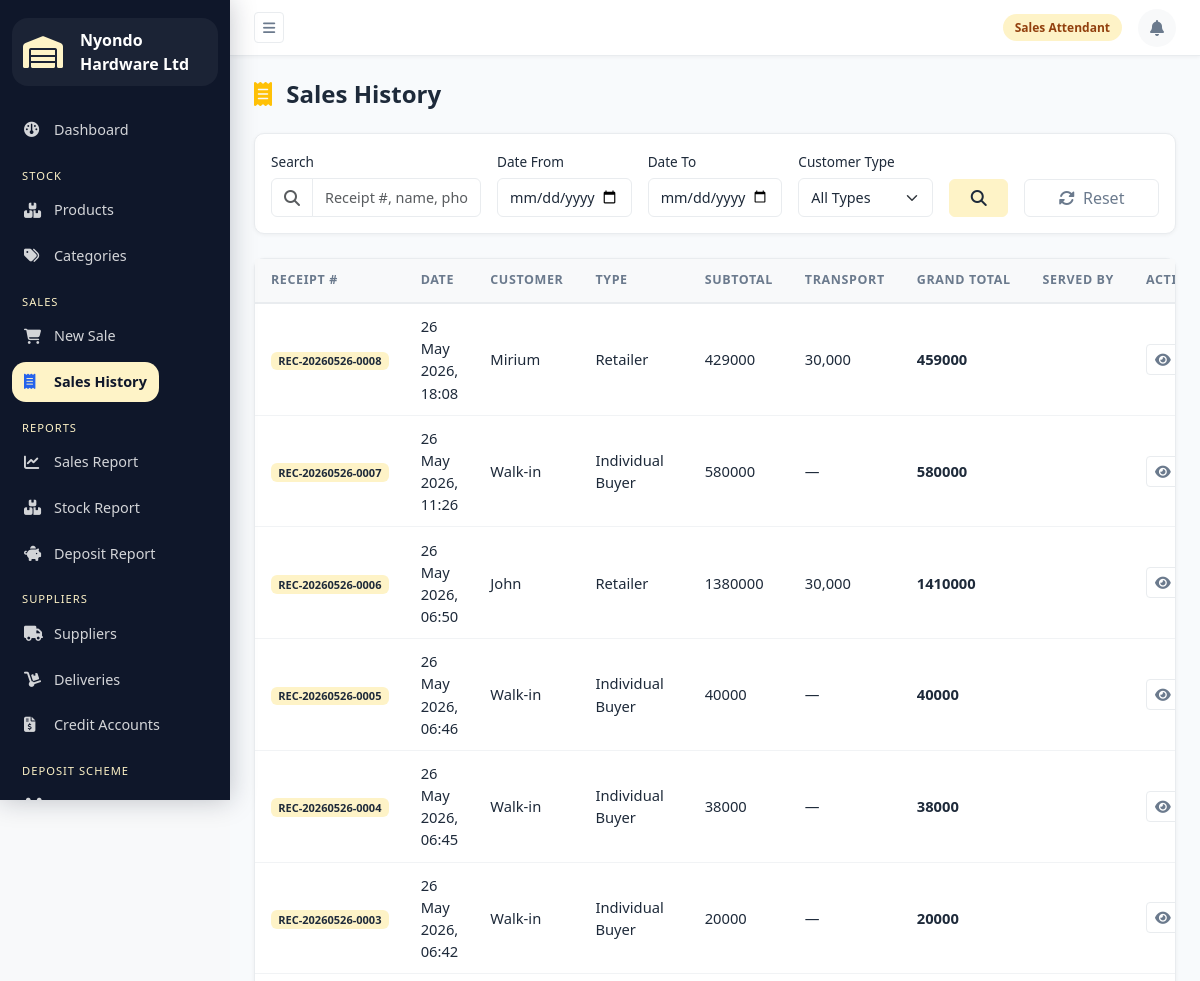
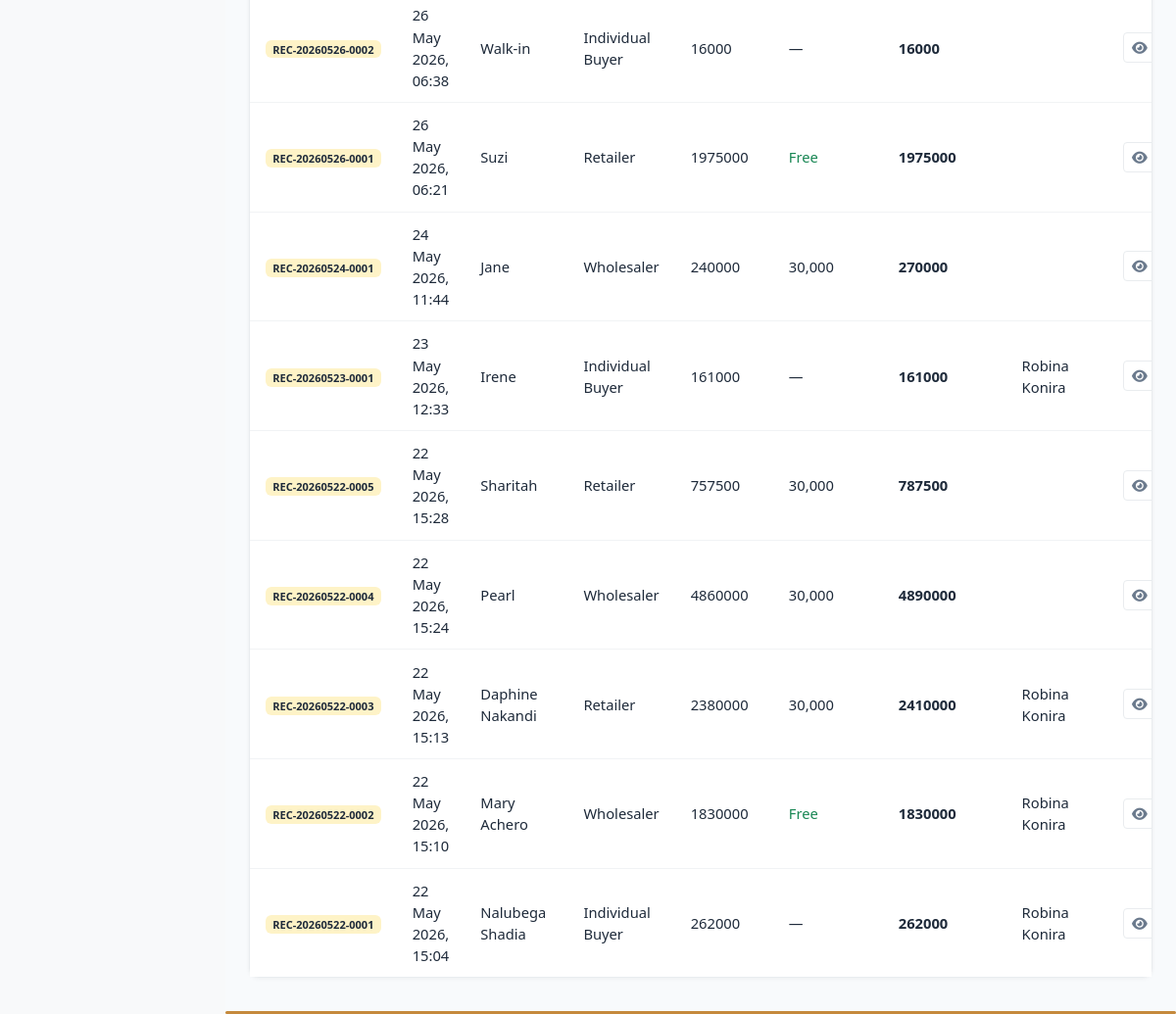
Page /sales/ (signed in) on the committed database (2 pictures, top to bottom).
### accounts/models.py (models this page shows, shortened)
class UserProfile(models.Model):
    ROLE_CHOICES = [
        ('sales_attendant', 'Sales Attendant'),
        ('store_manager', 'Store Manager'),
        ('admin', 'Accounts / Admin'),
    ]
    user = models.OneToOneField(User, on_delete=models.CASCADE, related_name='profile')
    role = models.CharField(max_length=20, choices=ROLE_CHOICES)
    phone = models.CharField(max_length=15)

### sales/models.py (models this page shows, shortened)
class Sale(models.Model):
    CUSTOMER_TYPE_CHOICES = [
        ('wholesaler', 'Wholesaler'),
        ('retailer', 'Retailer'),
        ('individual', 'Individual Buyer'),
    ]
    TRANSPORT_CHOICES = [
        ('free', 'Free (within 10km, ≥500,000 UGX)'),
        ('charged', 'Charged (+30,000 UGX)'),
        ('none', 'No delivery'),
    ]
    receipt_number = models.CharField(max_length=20, unique=True, editable=False)
    served_by = models.ForeignKey(User, on_delete=models.SET_NULL, null=True)
    customer_name = models.CharField(max_length=200, blank=True)
    customer_phone = models.CharField(max_length=15, blank=True)
    customer_type = models.CharField(max_length=15, choices=CUSTOMER_TYPE_CHOICES, default='individual')
    delivery_requested = models.BooleanField(default=False)
    within_10km = models.BooleanField(default=False)
    transport_charge = models.DecimalField(max_digits=10, decimal_places=2, default=0)
    transport_status = models.CharField(max_length=10, choices=TRANSPORT_CHOICES, default='none')
    subtotal = models.DecimalField(max_digits=14, decimal_places=2, default=0)
    grand_total = models.DecimalField(max_digits=14, decimal_places=2, default=0)
    sale_date = models.DateTimeField(auto_now_add=True)
    notes = models.TextField(blank=True)

### sales/views.py (the view)
# urls.py: path('', views.sales_list, name='sales_list'),
@login_required
@login_required
def sales_list(request):
    search = request.GET.get('search', '')
    date_from = request.GET.get('date_from', '')
    date_to = request.GET.get('date_to', '')
    customer_type = request.GET.get('customer_type', '')
    sales = Sale.objects.select_related('served_by').order_by('-sale_date')
    if search:
        sales = sales.filter(
            models.Q(receipt_number__icontains=search) |
            models.Q(customer_name__icontains=search) |
            models.Q(customer_phone__icontains=search)
        )
    if date_from:
        sales = sales.filter(sale_date__date__gte=date_from)
    if date_to:
        sales = sales.filter(sale_date__date__lte=date_to)
    if customer_type:
        sales = sales.filter(customer_type=customer_type)
    from django.core.paginator import Paginator
    paginator = Paginator(sales, 15)
    page_number = request.GET.get('page')
    page_obj = paginator.get_page(page_number)
    return render(request, 'sales/sales_list.html', {
        'sales': page_obj,
        'page_obj': page_obj,
        'search': search,
        'date_from': date_from,
        'date_to': date_to,
        'customer_type': customer_type,
        'customer_type_choices': Sale.CUSTOMER_TYPE_CHOICES,
        'total_count': sales.count(),
    })

### templates/sales/sales_list.html (shortened to what this page needs)
{% extends 'base.html' %}
{% block content %}
<h4 class="fw-bold mb-4">
    <i class="fa-solid fa-receipt me-2 text-warning"></i> Sales History
</h4>
<div class="card mb-4">
    <div class="card-body">
        <form method="get" class="row g-3 align-items-end">
            <div class="col-md-3">
                <label class="form-label">Search</label>
                <div class="input-group">
                    <span class="input-group-text bg-white">
                        <i class="fa-solid fa-magnifying-glass text-muted"></i>
                    </span>
                    <input type="text" name="search"
                           value="{{ search }}"
                           class="form-control"
                           placeholder="Receipt #, name, phone...">
                </div>
            </div>
            <div class="col-md-2">
                <label class="form-label">Date From</label>
                <input type="date" name="date_from"
                       value="{{ date_from }}"
                       class="form-control">
            </div>
            <div class="col-md-2">
                <label class="form-label">Date To</label>
                <input type="date" name="date_to"
                       value="{{ date_to }}"
                       class="form-control">
            </div>
            <div class="col-md-2">
                <label class="form-label">Customer Type</label>
                <select name="customer_type" class="form-select">
                    <option value="">All Types</option>
                </select>
            </div>
            <div class="col-md-1">
                <button type="submit" class="btn btn-primary w-100">
                    <i class="fa-solid fa-magnifying-glass"></i>
                </button>
            </div>
            <div class="col-md-2">
                <a href="{% url 'sales_list' %}"
                   class="btn btn-outline-secondary w-100">
                    <i class="fa-solid fa-rotate me-1"></i> Reset
                </a>
            </div>
        </form>
    </div>
</div>
<div class="card">
    <div class="card-body p-0">
        <div class="table-responsive">
            <table class="table table-hover mb-0">
                <thead>
                    <tr>
                        <th>Receipt #</th>
                        <th>Date</th>
                        <th>Customer</th>
                        <th>Type</th>
                        <th>Subtotal</th>
                        <th>Transport</th>
                        <th>Grand Total</th>
                        <th>Served By</th>
                        <th>Action</th>
                    </tr>
                </thead>
                <tbody>
                    {% for sale in sales %}
                    <tr>
                        <td>
                            <span class="badge bg-warning text-dark">
                                {{ sale.receipt_number }}
                            </span>
                        </td>
                        <td>{{ sale.sale_date|date:"d M Y, H:i" }}</td>
                        <td>{{ sale.customer_name|default:"Walk-in" }}</td>
                        <td>{{ sale.get_customer_type_display }}</td>
                        <td>{{ sale.subtotal|floatformat:0 }}</td>
                        <td>
                            {% if sale.transport_status == 'free' %}
                            <span class="text-success">Free</span>
                            {% elif sale.transport_status == 'charged' %}
                            30,000
                            {% else %}—{% endif %}
                        </td>
                        <td><strong>{{ sale.grand_total|floatformat:0 }}</strong></td>
                        <td>{{ sale.served_by.get_full_name }}</td>
                        <td>
                            <a href="{% url 'receipt' sale.pk %}"
                               class="btn btn-sm btn-outline-secondary">
                                <i class="fa-solid fa-eye"></i>
                            </a>
                        </td>
                    </tr>
                    {% endfor %}
                </tbody>
            </table>
        </div>
    </div>
</div>
{% endblock %}

### templates/base.html (shortened to what this page needs)
<!DOCTYPE html>
<html lang="en">
<head>
    {% load static %}
    <link href="https://cdn.jsdelivr.net/npm/bootstrap@5.3.0/dist/css/bootstrap.min.css"
          rel="stylesheet">
    <link href="https://cdnjs.cloudflare.com/ajax/libs/font-awesome/6.4.0/css/all.min.css"
          rel="stylesheet">
    <link href="{% static 'css/main.css' %}"
          rel="stylesheet">
</head>
<body>
{% if request.user.is_authenticated %}
<div class="wrapper">
    <nav id="sidebar">
        <div class="sidebar-header">
            <i class="fa-solid fa-warehouse me-2"></i>
            <span>Nyondo Hardware Ltd</span>
    </div>
        <ul class="sidebar-menu">
            <li>
                <a href="{% url 'dashboard' %}"
                   class="{% if request.resolver_match.url_name == 'dashboard' %}active{% endif %}">
                    <i class="fa-solid fa-gauge"></i>
                    Dashboard
                </a>
            </li>
            <li class="menu-label">Stock</li>
            <li>
                <a href="{% url 'product_list' %}"
                   class="{% if 'product' in request.resolver_match.url_name %}active{% endif %}">
                    <i class="fa-solid fa-boxes-stacked"></i>
                    Products
                </a>
            </li>
            <li>
                <a href="{% url 'category_list' %}"
                   class="{% if 'category' in request.resolver_match.url_name %}active{% endif %}">
                    <i class="fa-solid fa-tags"></i>
                    Categories
                </a>
            </li>
            <li class="menu-label">Sales</li>
            <li>
                <a href="{% url 'cart' %}"
                   class="{% if 'cart' in request.resolver_match.url_name %}active{% endif %}">
                    <i class="fa-solid fa-cart-shopping"></i>
                    New Sale
                </a>
            </li>
            <li>
                <a href="{% url 'sales_list' %}"
                   class="{% if request.resolver_match.url_name == 'sales_list' %}active{% endif %}">
                    <i class="fa-solid fa-receipt"></i>
                    Sales History
                </a>
            </li>
            <li class="menu-label">Reports</li>
            <li>
                <a href="{% url 'sales_report' %}"
                   class="{% if request.resolver_match.url_name == 'sales_report' %}active{% endif %}">
                    <i class="fa-solid fa-chart-line"></i>
                    Sales Report
                </a>
            </li>
            <li>
                <a href="{% url 'stock_report' %}"
                   class="{% if request.resolver_match.url_name == 'stock_report' %}active{% endif %}">
                    <i class="fa-solid fa-boxes-stacked"></i>
                    Stock Report
                </a>
            </li>
            <li>
                <a href="{% url 'deposit_report' %}"
                   class="{% if request.resolver_match.url_name == 'deposit_report' %}active{% endif %}">
                    <i class="fa-solid fa-piggy-bank"></i>
                    Deposit Report
                </a>
            </li>
            <li class="menu-label">Suppliers</li>
            <li>
                <a href="{% url 'supplier_list' %}"
                   class="{% if 'supplier' in request.resolver_match.url_name %}active{% endif %}">
                    <i class="fa-solid fa-truck"></i>
                    Suppliers
                </a>
            </li>
            <li>
                <a href="{% url 'delivery_list' %}"
                   class="{% if 'delivery' in request.resolver_match.url_name %}active{% endif %}">
                    <i class="fa-solid fa-dolly"></i>
                    Deliveries
                </a>
            </li>
            <li>
                <a href="{% url 'credit_list' %}"
                   class="{% if 'credit' in request.resolver_match.url_name %}active{% endif %}">
                    <i class="fa-solid fa-file-invoice-dollar"></i>
                    Credit Accounts
                </a>
            </li>
            <li class="menu-label">Deposit Scheme</li>
            <li>
                <a href="{% url 'customer_list' %}"
                   class="{% if 'customer' in request.resolver_match.url_name %}active{% endif %}">
                    <i class="fa-solid fa-users"></i>
                </a>
            </li>
        </ul>
    </nav>
    <div id="content">
        <nav class="topbar">
            <button id="sidebarToggle"
                    class="btn btn-sm btn-outline-secondary">
                <i class="fa-solid fa-bars"></i>
            </button>
            <div class="topbar-right">
                <span class="badge-role">
                    {{ request.user.profile.get_role_display }}
                </span>
                <div class="notif-wrapper">
                    <a href="{% url 'notification_list' %}"
                       class="notif-bell {% if notif_unread_count > 0 %}has-unread{% endif %}"
                       title="Notifications">
                        <i class="fa-solid fa-bell"></i>
                    </a>
                </div>
            </div>
        </nav>
        <div class="page-content">
            {% block content %}
            {% endblock %}
        </div>
    </div>
</div>
{% endif %}
</body>
</html>

### rows in the picture
Sale: receipt_number "REC-20260526-0008", sale_date "26 May 2026, 18:08", customer_name "Mirium", customer_type "Retailer", subtotal "429000", transport_status "30,000", grand_total "459000"
Sale: receipt_number "REC-20260526-0007", sale_date "26 May 2026, 11:26", customer_name "Walk-in", customer_type "Individual Buyer", subtotal "580000", grand_total "580000"
Sale: receipt_number "REC-20260526-0006", sale_date "26 May 2026, 06:50", customer_name "John", customer_type "Retailer", subtotal "1380000", transport_status "30,000", grand_total "1410000"
Sale: receipt_number "REC-20260526-0005", sale_date "26 May 2026, 06:46", customer_name "Walk-in", customer_type "Individual Buyer", subtotal "40000", grand_total "40000"
Sale: receipt_number "REC-20260526-0004", sale_date "26 May 2026, 06:45", customer_name "Walk-in", customer_type "Individual Buyer", subtotal "38000", grand_total "38000"
Sale: receipt_number "REC-20260526-0003", sale_date "26 May 2026, 06:42", customer_name "Walk-in", customer_type "Individual Buyer", subtotal "20000", grand_total "20000"
Sale: receipt_number "REC-20260526-0002", sale_date "26 May 2026, 06:38", customer_name "Walk-in", customer_type "Individual Buyer", subtotal "16000", grand_total "16000"
Sale: receipt_number "REC-20260526-0001", sale_date "26 May 2026, 06:21", customer_name "Suzi", customer_type "Retailer", subtotal "1975000", transport_status "Free", grand_total "1975000"
Sale: receipt_number "REC-20260524-0001", sale_date "24 May 2026, 11:44", customer_name "Jane", customer_type "Wholesaler", subtotal "240000", transport_status "30,000", grand_total "270000"
Sale: receipt_number "REC-20260523-0001", sale_date "23 May 2026, 12:33", customer_name "Irene", customer_type "Individual Buyer", subtotal "161000", grand_total "161000", served_by.get_full_name "Robina Konira"
Sale: receipt_number "REC-20260522-0005", sale_date "22 May 2026, 15:28", customer_name "Sharitah", customer_type "Retailer", subtotal "757500", transport_status "30,000", grand_total "787500"
Sale: receipt_number "REC-20260522-0004", sale_date "22 May 2026, 15:24", customer_name "Pearl", customer_type "Wholesaler", subtotal "4860000", transport_status "30,000", grand_total "4890000"
Sale: receipt_number "REC-20260522-0003", sale_date "22 May 2026, 15:13", customer_name "Daphine Nakandi", customer_type "Retailer", subtotal "2380000", transport_status "30,000", grand_total "2410000", served_by.get_full_name "Robina Konira"
Sale: receipt_number "REC-20260522-0002", sale_date "22 May 2026, 15:10", customer_name "Mary Achero", customer_type "Wholesaler", subtotal "1830000", transport_status "Free", grand_total "1830000", served_by.get_full_name "Robina Konira"
Sale: receipt_number "REC-20260522-0001", sale_date "22 May 2026, 15:04", customer_name "Nalubega Shadia", customer_type "Individual Buyer", subtotal "262000", grand_total "262000", served_by.get_full_name "Robina Konira"

### other values in the picture
{{ request.user.profile.get_role_display }} "Sales Attendant"
